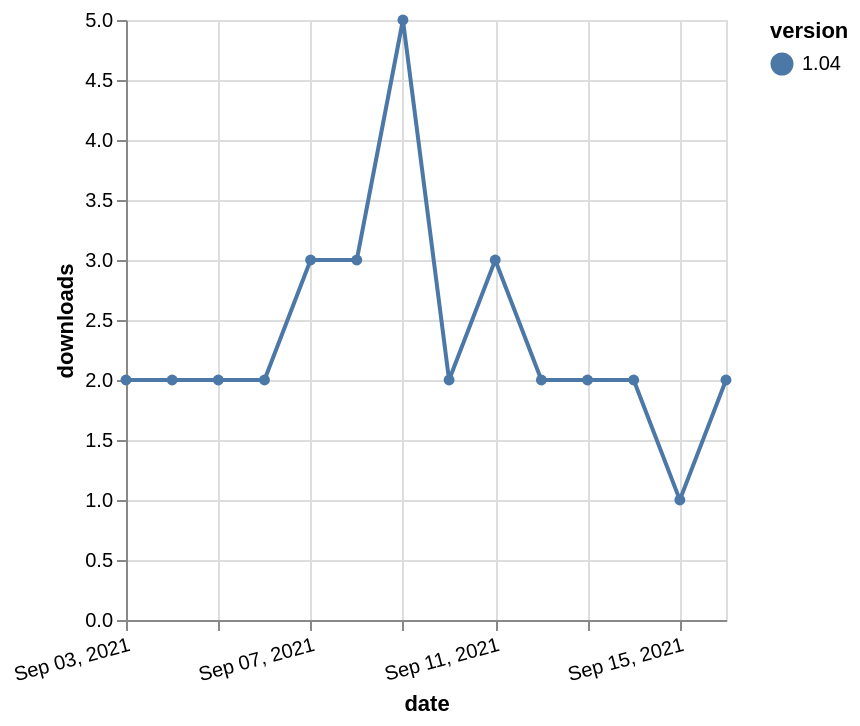

Describe this chart as a Vega-Lite specification.
### Vega-Lite specification from a JSON file in a GitHub repository (floating-point values rounded to 4 significant figures)
{"$schema": "https://vega.github.io/schema/vega-lite/v5.json", "description": "A simple bar chart with embedded data.", "data": {"values": [{"date": "2021-09-03", "total": 2762, "delta": 2, "version": "1.04"}, {"date": "2021-09-04", "total": 2764, "delta": 2, "version": "1.04"}, {"date": "2021-09-05", "total": 2766, "delta": 2, "version": "1.04"}, {"date": "2021-09-06", "total": 2768, "delta": 2, "version": "1.04"}, {"date": "2021-09-07", "total": 2771, "delta": 3, "version": "1.04"}, {"date": "2021-09-08", "total": 2774, "delta": 3, "version": "1.04"}, {"date": "2021-09-09", "total": 2779, "delta": 5, "version": "1.04"}, {"date": "2021-09-10", "total": 2781, "delta": 2, "version": "1.04"}, {"date": "2021-09-11", "total": 2784, "delta": 3, "version": "1.04"}, {"date": "2021-09-12", "total": 2786, "delta": 2, "version": "1.04"}, {"date": "2021-09-13", "total": 2788, "delta": 2, "version": "1.04"}, {"date": "2021-09-14", "total": 2790, "delta": 2, "version": "1.04"}, {"date": "2021-09-15", "total": 2791, "delta": 1, "version": "1.04"}, {"date": "2021-09-16", "total": 2793, "delta": 2, "version": "1.04"}]}, "width": "container", "mark": {"type": "line", "point": {"filled": true}}, "encoding": {"x": {"field": "date", "type": "temporal", "timeUnit": "yearmonthdate", "title": "date", "axis": {"labelAngle": -15}}, "y": {"field": "delta", "type": "quantitative", "title": "downloads"}, "color": {"field": "version", "type": "nominal"}, "tooltip": {"field": "delta"}}}
